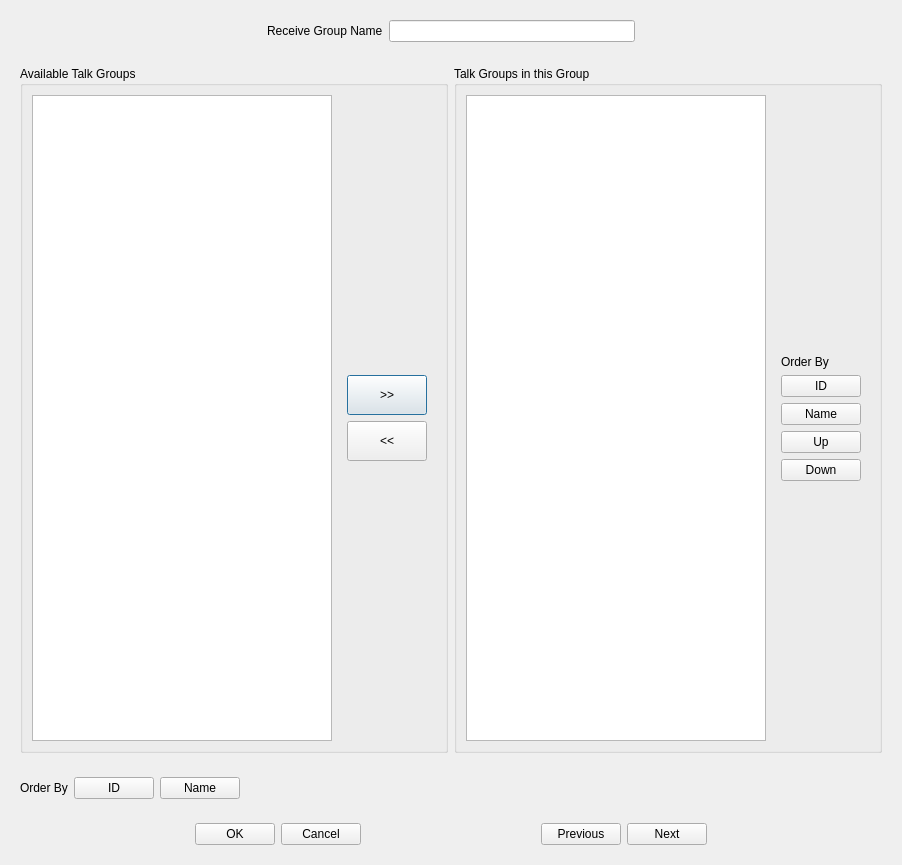
<?xml version="1.0" encoding="UTF-8"?>
<ui version="4.0">
 <class>ReceiveGroupEditDialog</class>
 <widget class="QDialog" name="ReceiveGroupEditDialog">
  <property name="geometry">
   <rect>
    <x>0</x>
    <y>0</y>
    <width>902</width>
    <height>865</height>
   </rect>
  </property>
  <property name="windowTitle">
   <string>Dialog</string>
  </property>
  <layout class="QVBoxLayout" name="verticalLayout">
   <item>
    <widget class="QWidget" name="widget" native="true">
     <layout class="QHBoxLayout" name="horizontalLayout">
      <item>
       <spacer name="horizontalSpacer">
        <property name="orientation">
         <enum>Qt::Orientation::Horizontal</enum>
        </property>
        <property name="sizeHint" stdset="0">
         <size>
          <width>40</width>
          <height>20</height>
         </size>
        </property>
       </spacer>
      </item>
      <item>
       <widget class="QLabel" name="label">
        <property name="text">
         <string>Receive Group Name</string>
        </property>
       </widget>
      </item>
      <item>
       <widget class="QLineEdit" name="nameTxt">
        <property name="minimumSize">
         <size>
          <width>150</width>
          <height>0</height>
         </size>
        </property>
       </widget>
      </item>
      <item>
       <spacer name="horizontalSpacer_7">
        <property name="orientation">
         <enum>Qt::Orientation::Horizontal</enum>
        </property>
        <property name="sizeHint" stdset="0">
         <size>
          <width>40</width>
          <height>20</height>
         </size>
        </property>
       </spacer>
      </item>
     </layout>
    </widget>
   </item>
   <item>
    <widget class="QWidget" name="widget_2" native="true">
     <layout class="QHBoxLayout" name="horizontalLayout_2">
      <item>
       <widget class="QGroupBox" name="groupBox">
        <property name="title">
         <string>Available Talk Groups</string>
        </property>
        <layout class="QHBoxLayout" name="horizontalLayout_8">
         <item>
          <widget class="QTableView" name="availableChannelTableView">
           <property name="editTriggers">
            <set>QAbstractItemView::EditTrigger::NoEditTriggers</set>
           </property>
           <property name="selectionMode">
            <enum>QAbstractItemView::SelectionMode::SingleSelection</enum>
           </property>
           <property name="selectionBehavior">
            <enum>QAbstractItemView::SelectionBehavior::SelectRows</enum>
           </property>
          </widget>
         </item>
         <item>
          <widget class="QWidget" name="widget_8" native="true">
           <layout class="QVBoxLayout" name="verticalLayout_3">
            <item>
             <spacer name="verticalSpacer">
              <property name="orientation">
               <enum>Qt::Orientation::Vertical</enum>
              </property>
              <property name="sizeHint" stdset="0">
               <size>
                <width>20</width>
                <height>40</height>
               </size>
              </property>
             </spacer>
            </item>
            <item>
             <widget class="QPushButton" name="pushChannelBtn">
              <property name="minimumSize">
               <size>
                <width>0</width>
                <height>40</height>
               </size>
              </property>
              <property name="baseSize">
               <size>
                <width>0</width>
                <height>0</height>
               </size>
              </property>
              <property name="text">
               <string>&gt;&gt;</string>
              </property>
             </widget>
            </item>
            <item>
             <widget class="QPushButton" name="popChannelBtn">
              <property name="minimumSize">
               <size>
                <width>0</width>
                <height>40</height>
               </size>
              </property>
              <property name="text">
               <string>&lt;&lt;</string>
              </property>
             </widget>
            </item>
            <item>
             <spacer name="verticalSpacer_2">
              <property name="orientation">
               <enum>Qt::Orientation::Vertical</enum>
              </property>
              <property name="sizeHint" stdset="0">
               <size>
                <width>20</width>
                <height>40</height>
               </size>
              </property>
             </spacer>
            </item>
           </layout>
          </widget>
         </item>
        </layout>
       </widget>
      </item>
      <item>
       <widget class="QGroupBox" name="groupBox_2">
        <property name="title">
         <string>Talk Groups in this Group</string>
        </property>
        <layout class="QHBoxLayout" name="horizontalLayout_4">
         <item>
          <widget class="QTableView" name="memberTableView">
           <property name="editTriggers">
            <set>QAbstractItemView::EditTrigger::NoEditTriggers</set>
           </property>
           <property name="selectionMode">
            <enum>QAbstractItemView::SelectionMode::SingleSelection</enum>
           </property>
           <property name="selectionBehavior">
            <enum>QAbstractItemView::SelectionBehavior::SelectRows</enum>
           </property>
          </widget>
         </item>
         <item>
          <widget class="QWidget" name="widget_9" native="true">
           <layout class="QVBoxLayout" name="verticalLayout_4">
            <item>
             <spacer name="verticalSpacer_4">
              <property name="orientation">
               <enum>Qt::Orientation::Vertical</enum>
              </property>
              <property name="sizeHint" stdset="0">
               <size>
                <width>20</width>
                <height>40</height>
               </size>
              </property>
             </spacer>
            </item>
            <item>
             <widget class="QLabel" name="label_2">
              <property name="text">
               <string>Order By</string>
              </property>
             </widget>
            </item>
            <item>
             <widget class="QPushButton" name="orderIdBtn">
              <property name="text">
               <string>ID</string>
              </property>
             </widget>
            </item>
            <item>
             <widget class="QPushButton" name="orderNameBtn">
              <property name="text">
               <string>Name</string>
              </property>
             </widget>
            </item>
            <item>
             <widget class="QPushButton" name="orderUpBtn">
              <property name="text">
               <string>Up</string>
              </property>
             </widget>
            </item>
            <item>
             <widget class="QPushButton" name="orderDownBtn">
              <property name="text">
               <string>Down</string>
              </property>
             </widget>
            </item>
            <item>
             <spacer name="verticalSpacer_3">
              <property name="orientation">
               <enum>Qt::Orientation::Vertical</enum>
              </property>
              <property name="sizeHint" stdset="0">
               <size>
                <width>20</width>
                <height>40</height>
               </size>
              </property>
             </spacer>
            </item>
           </layout>
          </widget>
         </item>
        </layout>
       </widget>
      </item>
     </layout>
    </widget>
   </item>
   <item>
    <widget class="QWidget" name="widget_7" native="true">
     <layout class="QHBoxLayout" name="horizontalLayout_6">
      <item>
       <widget class="QLabel" name="label_3">
        <property name="text">
         <string>Order By</string>
        </property>
       </widget>
      </item>
      <item>
       <widget class="QPushButton" name="orderAvailableIdBtn">
        <property name="text">
         <string>ID</string>
        </property>
       </widget>
      </item>
      <item>
       <widget class="QPushButton" name="orderAvailableNameBtn">
        <property name="text">
         <string>Name</string>
        </property>
       </widget>
      </item>
      <item>
       <spacer name="horizontalSpacer_3">
        <property name="orientation">
         <enum>Qt::Orientation::Horizontal</enum>
        </property>
        <property name="sizeHint" stdset="0">
         <size>
          <width>40</width>
          <height>20</height>
         </size>
        </property>
       </spacer>
      </item>
     </layout>
    </widget>
   </item>
   <item>
    <widget class="QWidget" name="widget_4" native="true">
     <layout class="QHBoxLayout" name="horizontalLayout_7">
      <item>
       <spacer name="horizontalSpacer_4">
        <property name="orientation">
         <enum>Qt::Orientation::Horizontal</enum>
        </property>
        <property name="sizeHint" stdset="0">
         <size>
          <width>40</width>
          <height>20</height>
         </size>
        </property>
       </spacer>
      </item>
      <item>
       <widget class="QPushButton" name="okBtn">
        <property name="text">
         <string>OK</string>
        </property>
       </widget>
      </item>
      <item>
       <widget class="QPushButton" name="cancelBtn">
        <property name="text">
         <string>Cancel</string>
        </property>
       </widget>
      </item>
      <item>
       <spacer name="horizontalSpacer_5">
        <property name="orientation">
         <enum>Qt::Orientation::Horizontal</enum>
        </property>
        <property name="sizeHint" stdset="0">
         <size>
          <width>40</width>
          <height>20</height>
         </size>
        </property>
       </spacer>
      </item>
      <item>
       <widget class="QPushButton" name="prevBtn">
        <property name="text">
         <string>Previous</string>
        </property>
       </widget>
      </item>
      <item>
       <widget class="QPushButton" name="nextBtn">
        <property name="text">
         <string>Next</string>
        </property>
       </widget>
      </item>
      <item>
       <spacer name="horizontalSpacer_6">
        <property name="orientation">
         <enum>Qt::Orientation::Horizontal</enum>
        </property>
        <property name="sizeHint" stdset="0">
         <size>
          <width>40</width>
          <height>20</height>
         </size>
        </property>
       </spacer>
      </item>
     </layout>
    </widget>
   </item>
  </layout>
 </widget>
 <resources/>
 <connections/>
</ui>
